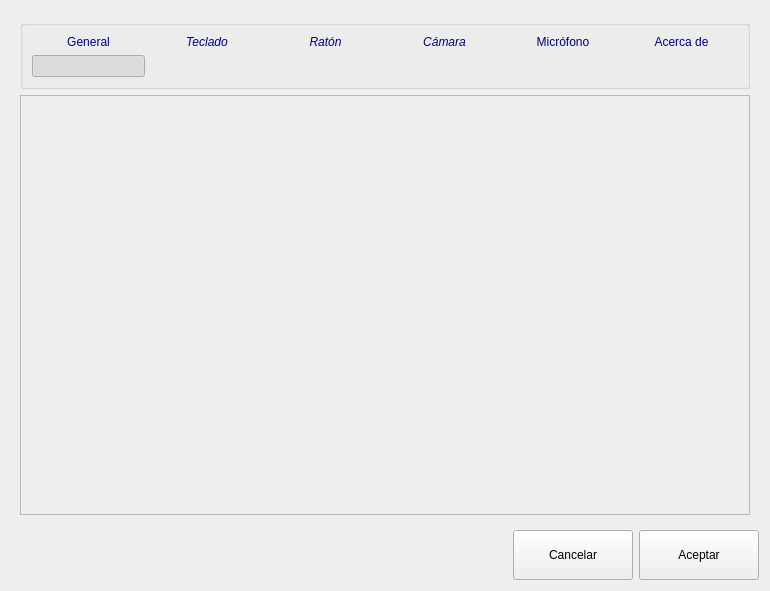
<ui version="4.0" >
 <class>Form</class>
 <widget class="QWidget" name="Form" >
  <property name="geometry" >
   <rect>
    <x>0</x>
    <y>0</y>
    <width>770</width>
    <height>591</height>
   </rect>
  </property>
  <property name="focusPolicy" >
   <enum>Qt::NoFocus</enum>
  </property>
  <property name="contextMenuPolicy" >
   <enum>Qt::DefaultContextMenu</enum>
  </property>
  <property name="windowTitle" >
   <string>Form</string>
  </property>
  <layout class="QGridLayout" name="gridLayout" >
   <item row="0" column="0" colspan="3" >
    <widget class="QStackedWidget" name="stackedWidget" >
     <property name="currentIndex" >
      <number>0</number>
     </property>
     <widget class="QWidget" name="page" >
      <layout class="QGridLayout" name="gridLayout_3" >
       <item row="0" column="0" >
        <widget class="QGroupBox" name="groupBox" >
         <property name="minimumSize" >
          <size>
           <width>0</width>
           <height>0</height>
          </size>
         </property>
         <property name="font" >
          <font>
           <italic>true</italic>
           <strikeout>false</strikeout>
          </font>
         </property>
         <property name="styleSheet" >
          <string notr="true" >color: rgb(0, 0, 127);</string>
         </property>
         <property name="title" >
          <string/>
         </property>
         <layout class="QGridLayout" name="gridLayout_2" >
          <item rowspan="2" row="1" column="0" >
           <widget class="QPushButton" name="pushButton_5" >
            <property name="focusPolicy" >
             <enum>Qt::TabFocus</enum>
            </property>
            <property name="toolTip" >
             <string>Opciones generales de configuración</string>
            </property>
            <property name="whatsThis" >
             <string/>
            </property>
            <property name="accessibleName" >
             <string>General</string>
            </property>
            <property name="accessibleDescription" >
             <string>Opciones generales</string>
            </property>
            <property name="layoutDirection" >
             <enum>Qt::LeftToRight</enum>
            </property>
            <property name="text" >
             <string/>
            </property>
            <property name="icon" >
             <iconset resource="nadir.qrc" >
              <normaloff>:/png Icons/images/png/preferences-yellow.png</normaloff>:/png Icons/images/png/preferences-yellow.png</iconset>
            </property>
            <property name="iconSize" >
             <size>
              <width>50</width>
              <height>50</height>
             </size>
            </property>
            <property name="shortcut" >
             <string>Alt+G</string>
            </property>
            <property name="checkable" >
             <bool>true</bool>
            </property>
            <property name="checked" >
             <bool>true</bool>
            </property>
            <property name="autoExclusive" >
             <bool>true</bool>
            </property>
            <property name="flat" >
             <bool>true</bool>
            </property>
           </widget>
          </item>
          <item rowspan="2" row="1" column="1" >
           <widget class="QPushButton" name="pushButton" >
            <property name="layoutDirection" >
             <enum>Qt::LeftToRight</enum>
            </property>
            <property name="text" >
             <string/>
            </property>
            <property name="icon" >
             <iconset resource="nadir.qrc" >
              <normaloff>:/png Icons/images/png/keys.png</normaloff>:/png Icons/images/png/keys.png</iconset>
            </property>
            <property name="iconSize" >
             <size>
              <width>50</width>
              <height>50</height>
             </size>
            </property>
            <property name="checkable" >
             <bool>true</bool>
            </property>
            <property name="autoExclusive" >
             <bool>true</bool>
            </property>
            <property name="flat" >
             <bool>true</bool>
            </property>
           </widget>
          </item>
          <item rowspan="2" row="1" column="2" >
           <widget class="QPushButton" name="pushButton_2" >
            <property name="enabled" >
             <bool>true</bool>
            </property>
            <property name="layoutDirection" >
             <enum>Qt::LeftToRight</enum>
            </property>
            <property name="text" >
             <string/>
            </property>
            <property name="icon" >
             <iconset resource="nadir.qrc" >
              <normaloff>:/png Icons/images/png/mouse.png</normaloff>:/png Icons/images/png/mouse.png</iconset>
            </property>
            <property name="iconSize" >
             <size>
              <width>50</width>
              <height>50</height>
             </size>
            </property>
            <property name="checkable" >
             <bool>true</bool>
            </property>
            <property name="autoExclusive" >
             <bool>true</bool>
            </property>
            <property name="flat" >
             <bool>true</bool>
            </property>
           </widget>
          </item>
          <item rowspan="2" row="1" column="3" >
           <widget class="QPushButton" name="pushButton_3" >
            <property name="enabled" >
             <bool>true</bool>
            </property>
            <property name="layoutDirection" >
             <enum>Qt::LeftToRight</enum>
            </property>
            <property name="text" >
             <string/>
            </property>
            <property name="icon" >
             <iconset resource="nadir.qrc" >
              <normaloff>:/png Icons/images/png/webcam.png</normaloff>:/png Icons/images/png/webcam.png</iconset>
            </property>
            <property name="iconSize" >
             <size>
              <width>50</width>
              <height>50</height>
             </size>
            </property>
            <property name="checkable" >
             <bool>true</bool>
            </property>
            <property name="autoExclusive" >
             <bool>true</bool>
            </property>
            <property name="flat" >
             <bool>true</bool>
            </property>
           </widget>
          </item>
          <item rowspan="2" row="1" column="4" >
           <widget class="QPushButton" name="pushButton_4" >
            <property name="enabled" >
             <bool>true</bool>
            </property>
            <property name="layoutDirection" >
             <enum>Qt::LeftToRight</enum>
            </property>
            <property name="text" >
             <string/>
            </property>
            <property name="icon" >
             <iconset resource="nadir.qrc" >
              <normaloff>:/png Icons/images/png/mic.png</normaloff>:/png Icons/images/png/mic.png</iconset>
            </property>
            <property name="iconSize" >
             <size>
              <width>50</width>
              <height>50</height>
             </size>
            </property>
            <property name="checkable" >
             <bool>true</bool>
            </property>
            <property name="autoExclusive" >
             <bool>true</bool>
            </property>
            <property name="flat" >
             <bool>true</bool>
            </property>
           </widget>
          </item>
          <item rowspan="2" row="1" column="5" >
           <widget class="QPushButton" name="pushButton_6" >
            <property name="layoutDirection" >
             <enum>Qt::LeftToRight</enum>
            </property>
            <property name="text" >
             <string/>
            </property>
            <property name="icon" >
             <iconset resource="nadir.qrc" >
              <normaloff>:/png Icons/images/png/info.png</normaloff>:/png Icons/images/png/info.png</iconset>
            </property>
            <property name="iconSize" >
             <size>
              <width>50</width>
              <height>50</height>
             </size>
            </property>
            <property name="checkable" >
             <bool>true</bool>
            </property>
            <property name="autoExclusive" >
             <bool>true</bool>
            </property>
            <property name="flat" >
             <bool>true</bool>
            </property>
           </widget>
          </item>
          <item row="0" column="0" >
           <widget class="QLabel" name="label_5" >
            <property name="sizePolicy" >
             <sizepolicy vsizetype="Fixed" hsizetype="Preferred" >
              <horstretch>0</horstretch>
              <verstretch>0</verstretch>
             </sizepolicy>
            </property>
            <property name="text" >
             <string>General</string>
            </property>
            <property name="alignment" >
             <set>Qt::AlignCenter</set>
            </property>
           </widget>
          </item>
          <item row="0" column="1" >
           <widget class="QLabel" name="label" >
            <property name="sizePolicy" >
             <sizepolicy vsizetype="Fixed" hsizetype="Preferred" >
              <horstretch>0</horstretch>
              <verstretch>0</verstretch>
             </sizepolicy>
            </property>
            <property name="font" >
             <font>
              <italic>true</italic>
             </font>
            </property>
            <property name="text" >
             <string>Teclado</string>
            </property>
            <property name="alignment" >
             <set>Qt::AlignCenter</set>
            </property>
           </widget>
          </item>
          <item row="0" column="2" >
           <widget class="QLabel" name="label_2" >
            <property name="sizePolicy" >
             <sizepolicy vsizetype="Fixed" hsizetype="Preferred" >
              <horstretch>0</horstretch>
              <verstretch>0</verstretch>
             </sizepolicy>
            </property>
            <property name="font" >
             <font>
              <italic>true</italic>
             </font>
            </property>
            <property name="text" >
             <string>Ratón</string>
            </property>
            <property name="alignment" >
             <set>Qt::AlignCenter</set>
            </property>
           </widget>
          </item>
          <item row="0" column="3" >
           <widget class="QLabel" name="label_3" >
            <property name="sizePolicy" >
             <sizepolicy vsizetype="Fixed" hsizetype="Preferred" >
              <horstretch>0</horstretch>
              <verstretch>0</verstretch>
             </sizepolicy>
            </property>
            <property name="font" >
             <font>
              <italic>true</italic>
             </font>
            </property>
            <property name="text" >
             <string>Cámara</string>
            </property>
            <property name="alignment" >
             <set>Qt::AlignCenter</set>
            </property>
           </widget>
          </item>
          <item row="0" column="4" >
           <widget class="QLabel" name="label_4" >
            <property name="sizePolicy" >
             <sizepolicy vsizetype="Fixed" hsizetype="Preferred" >
              <horstretch>0</horstretch>
              <verstretch>0</verstretch>
             </sizepolicy>
            </property>
            <property name="text" >
             <string>Micrófono</string>
            </property>
            <property name="alignment" >
             <set>Qt::AlignCenter</set>
            </property>
           </widget>
          </item>
          <item row="0" column="5" >
           <widget class="QLabel" name="label_6" >
            <property name="sizePolicy" >
             <sizepolicy vsizetype="Fixed" hsizetype="Preferred" >
              <horstretch>0</horstretch>
              <verstretch>0</verstretch>
             </sizepolicy>
            </property>
            <property name="text" >
             <string>Acerca de</string>
            </property>
            <property name="alignment" >
             <set>Qt::AlignCenter</set>
            </property>
           </widget>
          </item>
         </layout>
        </widget>
       </item>
       <item row="1" column="0" >
        <widget class="QFrame" name="frame" >
         <property name="sizePolicy" >
          <sizepolicy vsizetype="Expanding" hsizetype="Preferred" >
           <horstretch>0</horstretch>
           <verstretch>0</verstretch>
          </sizepolicy>
         </property>
         <property name="frameShape" >
          <enum>QFrame::StyledPanel</enum>
         </property>
         <property name="frameShadow" >
          <enum>QFrame::Raised</enum>
         </property>
         <layout class="QGridLayout" name="gridLayout_4" >
          <item row="0" column="0" >
           <widget class="QStackedWidget" name="stackedWidget_2" >
            <widget class="QWidget" name="page_3" />
            <widget class="QWidget" name="page_4" />
           </widget>
          </item>
         </layout>
        </widget>
       </item>
      </layout>
     </widget>
     <widget class="QWidget" name="page_2" >
      <widget class="QListWidget" name="listWidget" >
       <property name="geometry" >
        <rect>
         <x>80</x>
         <y>50</y>
         <width>80</width>
         <height>545</height>
        </rect>
       </property>
       <property name="sizePolicy" >
        <sizepolicy vsizetype="Preferred" hsizetype="Fixed" >
         <horstretch>0</horstretch>
         <verstretch>0</verstretch>
        </sizepolicy>
       </property>
       <property name="maximumSize" >
        <size>
         <width>80</width>
         <height>16777215</height>
        </size>
       </property>
       <property name="sizeIncrement" >
        <size>
         <width>0</width>
         <height>0</height>
        </size>
       </property>
       <property name="midLineWidth" >
        <number>50</number>
       </property>
       <property name="iconSize" >
        <size>
         <width>64</width>
         <height>64</height>
        </size>
       </property>
       <property name="movement" >
        <enum>QListView::Static</enum>
       </property>
       <property name="flow" >
        <enum>QListView::TopToBottom</enum>
       </property>
       <property name="viewMode" >
        <enum>QListView::IconMode</enum>
       </property>
       <property name="modelColumn" >
        <number>0</number>
       </property>
       <property name="uniformItemSizes" >
        <bool>false</bool>
       </property>
       <property name="wordWrap" >
        <bool>true</bool>
       </property>
       <property name="selectionRectVisible" >
        <bool>true</bool>
       </property>
       <property name="sortingEnabled" >
        <bool>false</bool>
       </property>
       <item>
        <property name="text" >
         <string>General</string>
        </property>
        <property name="icon" >
         <iconset resource="nadir.qrc" >
          <normaloff>:/png Icons/images/png/preferences-yellow.png</normaloff>:/png Icons/images/png/preferences-yellow.png</iconset>
        </property>
       </item>
       <item>
        <property name="text" >
         <string>Teclado</string>
        </property>
        <property name="icon" >
         <iconset resource="nadir.qrc" >
          <normaloff>:/png Icons/images/png/keys.png</normaloff>:/png Icons/images/png/keys.png</iconset>
        </property>
       </item>
       <item>
        <property name="text" >
         <string>Ratón</string>
        </property>
        <property name="icon" >
         <iconset resource="nadir.qrc" >
          <normaloff>:/png Icons/images/png/mouse.png</normaloff>:/png Icons/images/png/mouse.png</iconset>
        </property>
       </item>
       <item>
        <property name="text" >
         <string>Cámara</string>
        </property>
        <property name="icon" >
         <iconset resource="nadir.qrc" >
          <normaloff>:/png Icons/images/png/webcam.png</normaloff>:/png Icons/images/png/webcam.png</iconset>
        </property>
       </item>
       <item>
        <property name="text" >
         <string>Micrófono</string>
        </property>
        <property name="icon" >
         <iconset resource="nadir.qrc" >
          <normaloff>:/png Icons/images/png/mic.png</normaloff>:/png Icons/images/png/mic.png</iconset>
        </property>
       </item>
       <item>
        <property name="text" >
         <string>Acerca de</string>
        </property>
        <property name="icon" >
         <iconset resource="nadir.qrc" >
          <normaloff>:/png Icons/images/png/info.png</normaloff>:/png Icons/images/png/info.png</iconset>
        </property>
       </item>
      </widget>
     </widget>
    </widget>
   </item>
   <item row="1" column="0" >
    <spacer name="horizontalSpacer" >
     <property name="orientation" >
      <enum>Qt::Horizontal</enum>
     </property>
     <property name="sizeHint" stdset="0" >
      <size>
       <width>511</width>
       <height>20</height>
      </size>
     </property>
    </spacer>
   </item>
   <item row="1" column="1" >
    <widget class="QPushButton" name="pushButton_8" >
     <property name="minimumSize" >
      <size>
       <width>120</width>
       <height>50</height>
      </size>
     </property>
     <property name="text" >
      <string>Cancelar</string>
     </property>
    </widget>
   </item>
   <item row="1" column="2" >
    <widget class="QPushButton" name="pushButton_7" >
     <property name="minimumSize" >
      <size>
       <width>120</width>
       <height>50</height>
      </size>
     </property>
     <property name="text" >
      <string>Aceptar</string>
     </property>
    </widget>
   </item>
  </layout>
 </widget>
 <tabstops>
  <tabstop>pushButton_5</tabstop>
  <tabstop>pushButton</tabstop>
  <tabstop>pushButton_2</tabstop>
  <tabstop>pushButton_3</tabstop>
  <tabstop>pushButton_4</tabstop>
  <tabstop>pushButton_6</tabstop>
  <tabstop>pushButton_8</tabstop>
  <tabstop>pushButton_7</tabstop>
  <tabstop>listWidget</tabstop>
 </tabstops>
 <resources>
  <include location="nadir.qrc" />
 </resources>
 <connections/>
</ui>
